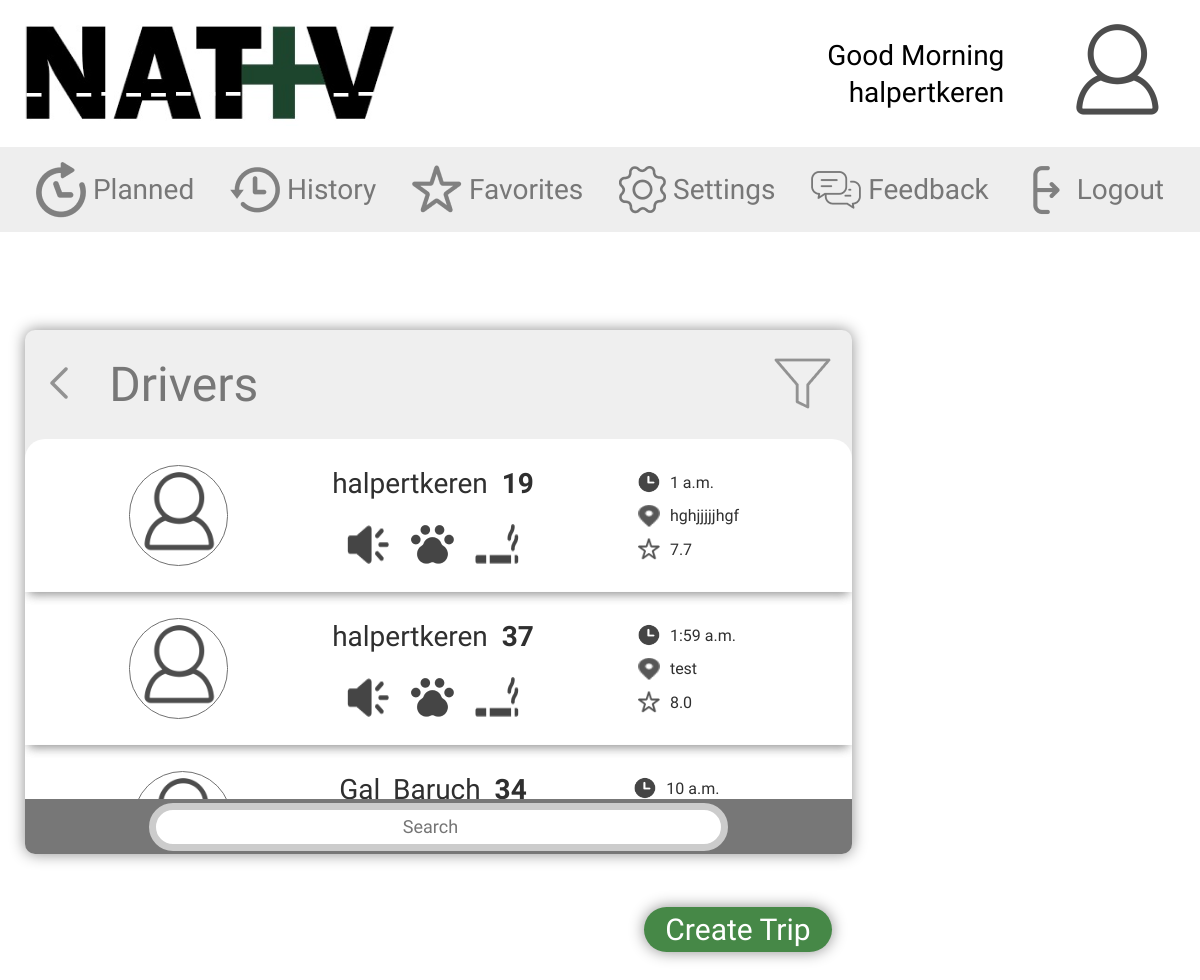
Screenshot of /DriverList/ (signed in) with the database file from the repository.
### Trips/models.py (models this page shows, shortened)
class Trip(models.Model):
    CurrentLocation = models.CharField(max_length=60)
    Destination     = models.CharField(max_length=60)
    date            = models.DateField()
    time            = models.TimeField()
    passengers      = models.IntegerField()
    smoking         = models.BooleanField()
    pets            = models.BooleanField()
    music           = models.BooleanField()
    rating          = models.FloatField(default=0)
    age             = models.IntegerField(default=0)
    driver          = models.ForeignKey(User ,null=True, on_delete=models.SET_NULL)
    objects         = models.Manager()

### Trips/views.py (the view)
# urls.py: path('DriverList/', trip_views.driverlist, name="driverlist"),
@login_required
def driverlist(request):
    trips = Trip.objects.all().order_by('-pk')
    return render(request, 'trips/DriverList.html', {'trips': trips})

### Trips/templates/trips/DriverList.html (shortened to what this page needs)
{% load static %}
<!DOCTYPE html>
<html lang="en">
<head>
    <link rel="stylesheet" href="{% static 'includes/css/style.css'%}">
</head>
<body class="DriverList">
    <header>
        <a href="{% url 'home' %}" id="logo"></a>
        <section class="user">
            <h4> Good Morning <br> {{ user }} </h4>
            <section>
            </section>
        </section>
    </header>
    <nav>
        <ul>
            <li><a href="#"><img src="{% static 'includes/images/Planned.png'%}"
                        alt="Planned">Planned</a></li>
            <li><a href="#"><img src="{% static 'includes/images/History.png'%}"
                        alt="History">History</a></li>
            <li><a href="#"><img src="{% static 'includes/images/Favorites.png'%}" alt="Favorites">Favorites</a></li>
            <li><a href="#"><img src="{% static 'includes/images/Settings.png'%}" alt="Settings">Settings</a></li>
            <li><a href="#"><img src="{% static 'includes/images/Feedback.png'%}" alt="Feedback">Feedback</a></li>
            <li><a href="{% url 'logout' %}"><img src="{% static 'includes/images/Logout.png'%}" alt="Logout">Logout</a>
            </li>
        </ul>
    </nav>
    <main>
        <div id="map"></div>
        <section class="box_gray_DriverList">
            <div class="title">
                <a href="{% url 'newtrip' %}" class="back">
                    <img src="{% static 'includes/images/Back.png'%}">
                </a>
                <h3>Drivers</h3>
                <button class="filter">
                    <img src="{% static 'includes/images/Filter.png'%}">
                </button>
            </div>
            <div class="list">
                {% for i in trips %}
                <div class="card"> <a href="{% url 'tripinfo_with_PK' pk=i.pk  %}">
                        <img src="{% static 'includes/images/Person.png'%}" alt="User" class="Photo">
                        <section class="personalInfo">
                            <h4>{{ i.driver.username }}&nbsp;&nbsp;<span>{{ i.age }}</span></h4>
                            <section class="prefs">
                                <img src="{% static 'includes/images/Sound.png'%}" alt="Sound" class="music">
                                <img src="{% static 'includes/images/Pet.png'%}" alt="Pet" class="pet">
                                <img src="{% static 'includes/images/Cigarette.png'%}" alt="Cigarette" class="smoke">
                            </section>
                        </section>
                        <section class="tripInfo">
                            <span><img src="{% static 'includes/images/Time.png'%}" alt="Time"
                                    class="time">{{ i.time }}</span>
                            <span><img src="{% static 'includes/images/NavigationLocation.png'%}" alt="Location"
                                    class="location">{{ i.Destination }}</span>
                            <span><img src="{% static 'includes/images/Favorites.png'%}" alt="Rating"
                                    class="rating">{{ i.rating }} </span>
                        </section>
                    </a>
                </div>
                {% endfor %}
            </div>
            <a href="{% url 'newtrip' %}" class="create_trip">Create Trip</a>
            <div class="search">
                <input type="search" placeholder="Search">
            </div>
        </section>
    </main>
</body>
</html>

### Trips/static/includes/css/style.css (style rules this page uses)
* { margin: 0; padding: 0; }
header, nav, main, footer { display: block; }
html, body { font-family: 'Amiko'; height: 100%; }
input { font-family: 'Amiko'; }
header { height: 147px; width: 100%; display: flex; }
header #logo { background: url(../images/logo.png) no-repeat; flex-grow: 2; }
.user { width: 400px; display: flex; justify-content: space-around; }
.user h4 { font-weight: normal; font-size: 28px; line-height: 37px; text-align: right; align-self: center; }
.user section { align-self: center; background: url(../images/Person.png) no-repeat; border-radius: 90px; width: 114px; height: 114px; }
ul { display: flex; flex-flow: row nowrap; justify-content: space-evenly; align-items: center; background-color: #EEEEEE; height: 85px; font-size: 28px; line-height: 37px; text-align: center; list-style: none; }
nav img { margin-right: 7px; opacity: 68%; }
nav a { text-decoration: none; color:#777777; display: flex; align-items: center; }
main { display: flex; flex-flow: column nowrap; height: 100%; }
#map { height: 100%; }
form label, div input { background: #FFFFFF; border: 7px solid #CCCCCC; box-sizing: border-box; border-radius: 25px; text-align: center; }
.btn, input { cursor: pointer; }
.box_gray_DriverList { position: absolute ; display: flex; flex-flow: column nowrap; justify-content: space-between; width: 827px; height: 524px; background-color: #EFEFEF; box-shadow: 0px 0px 15px rgba(0, 0, 0, 0.45); border-radius: 10px; top:330px; left: 25px; }
.title { display: flex; flex-flow:row ; align-items: center; justify-content: space-around; min-height: 109px; }
.back { flex-grow: 1; padding-left: 25px; }
.filter { border: none; background: none; flex-grow: 1; }
h3 { flex-grow: 12; font-weight: normal; font-size: 48px; color: #777777; }
.list { display: flex; flex-flow: column nowrap; width: 827px; height: 524px; background: #FFFFFF; border-top-left-radius: 20px; border-top-right-radius: 20px; overflow-y: scroll; overflow-x: hidden; }
.card, .card a { display: flex; flex-flow: row nowrap; align-items: center; justify-content: space-evenly; width: 827px; min-height: 153px; max-height: 153px; border: none; box-shadow: 0px 6px 10px -4px rgba(0, 0, 0, 0.25); text-decoration: none; color: #2F2F2F; }
img.Photo { width: 97px; height: 99px; border-radius: 90px; border: 0.5px solid #717171; }
.personalInfo { display: flex; flex-flow: column nowrap; justify-content: space-between; height: 98px; }
.personalInfo .prefs { display: flex; flex-flow: row nowrap; width: 174px; align-self: center; justify-content: space-between; }
.personalInfo h4 { justify-self: center; font-weight: normal; font-size: 28px; }
.personalInfo h4 span { font-weight: bold; }
.tripInfo { display: flex; flex-flow: column nowrap; justify-content: space-evenly; width: 110px; height: 112px; }
.tripInfo img { width: 22px; height: 22px; padding-right: 10px; }
.tripInfo span { display: flex; align-items: center; }
.search { justify-content: center; align-items: center; display: flex; width: 100%; height: 80px; background: #777777; border-radius: 0px 0px 10px 10px; }
input[type=search] { width: 70%; height: 48px; font-weight: normal; font-size: 18px; color: #717171; }
.create_trip { width: 188px; height: 45px; background-color: #468847; border-radius: 50px; align-self: flex-end; font-size: 30px; color: #ffffff; box-shadow: 0px 0px 15px rgba(0, 0, 0, 0.45); display: flex; align-items: center; justify-content: center; position: fixed; text-decoration: none; bottom: 80px; margin-right: 20px; }

### rows the page displays
Trip: driver.username "halpertkeren", age "19", time "1 a.m.", Destination "hghjjjjjhgf", rating "7.7"
Trip: driver.username "halpertkeren", age "37", time "1:59 a.m.", Destination "test", rating "8.0"
Trip: driver.username "Gal_Baruch", age "34", time "10 a.m."

### other values shown
{{ user }} "halpertkeren"
